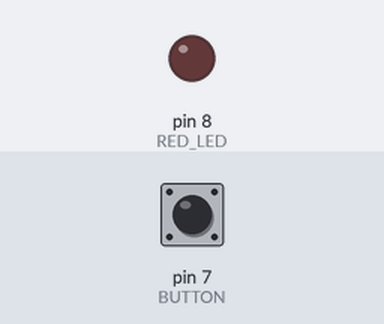
Recording of a sketch running on a simulated Arduino Uno, built with avr-gcc and run on an emulated ATmega328P. Parts: output pins drawn as LEDs (lit = HIGH). The inputs (shaded band) are chosen by the test bench; at power-on: pin 7 (BUTTON) HIGH.

Above: at 1.2 s.
1.3 s: pin 7 (BUTTON) pulled LOW for 0.15 s
At 1.47 s:
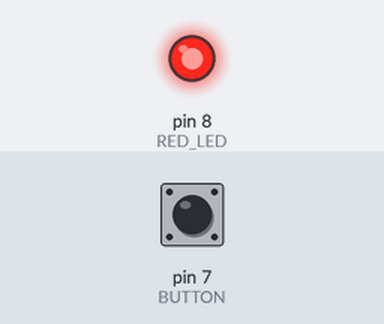
3.0 s: pin 7 (BUTTON) pulled LOW for 3.2 s
At 7.3 s:
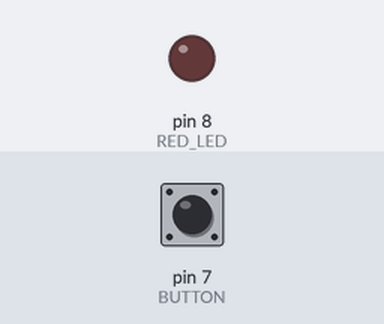
Timing chart, 0 to 8.8 s (numbered marks = the images above; inputs shaded):
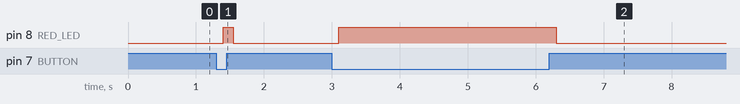

Measured:
- after the input at 1.3 s, pin 8 (RED_LED): LOW → HIGH after 0.10 s, → LOW 0.15 s later
- after the input at 3.0 s, pin 8 (RED_LED): LOW → HIGH after 0.10 s, → LOW 3.2 s later

The sketch:

LED_With_ButtonDebouncingTechnque.ino
```cpp
#define RED_LED 8
#define BUTTON 7
#define DEBOUNCE_DELAY 100


int buttonState = LOW;
int lastButtonState = LOW;


unsigned long lastDebounceTime = 0;

void setup()
{
  pinMode(RED_LED, OUTPUT);
  pinMode(BUTTON, INPUT_PULLUP);
}

void loop()
{
  int reading = digitalRead(BUTTON);


  if (reading != lastButtonState) {
    lastDebounceTime = millis();
  }


  if ((millis() - lastDebounceTime) > DEBOUNCE_DELAY) {

    if (reading != buttonState) {
      buttonState = reading;


      digitalWrite(RED_LED, buttonState == LOW ? HIGH : LOW);
    }
  }


  lastButtonState = reading;
}
```
